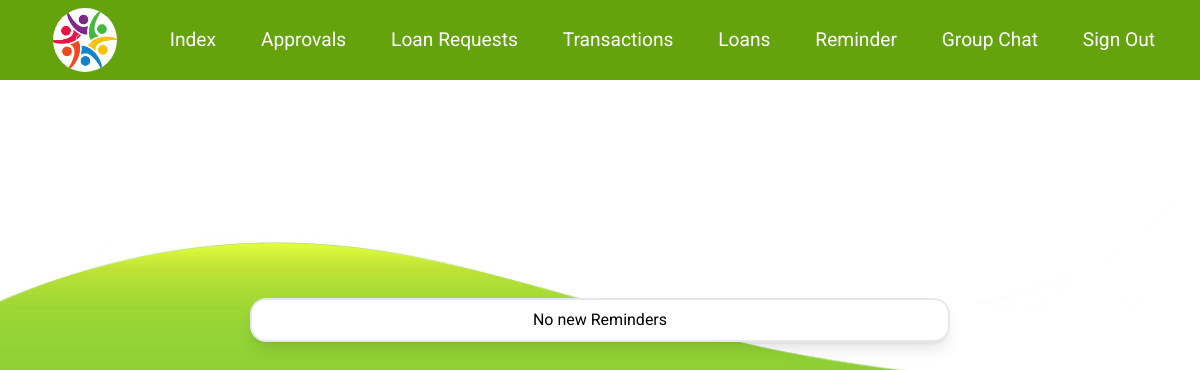
Before: /reminder/ (signed in) with the older database file.
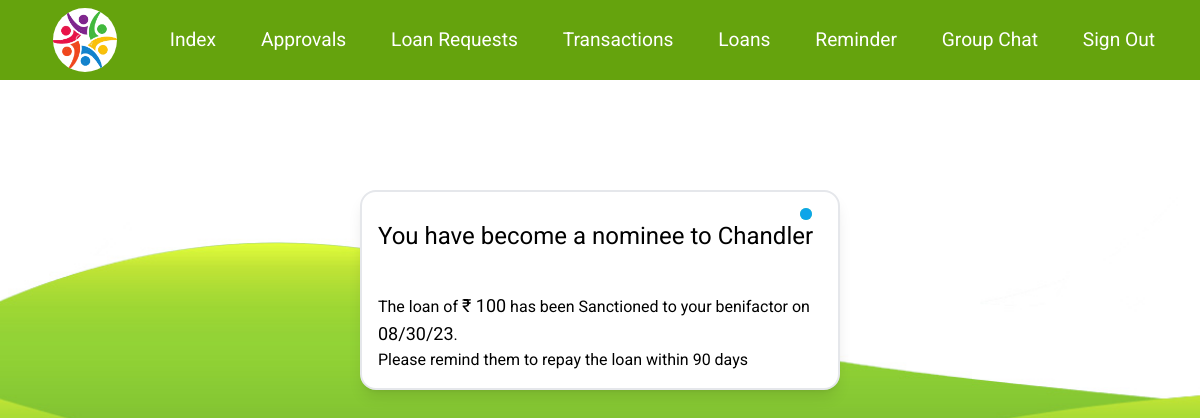
After: the same page with the newer database file.
### dbsetup.py (models this page shows, shortened)
class Loan_request(Base):
    __tablename__ = 'loan_request'
    id = Column(Integer, primary_key=True, autoincrement=True)
    purpose = Column(Text)
    status = Column(String)
    user_id = Column(Integer , ForeignKey('users.id'))
    users = relationship(Users)
    amount = Column(Integer)
    sanctioned_on = Column(DateTime)

class Users(Base):
    __tablename__ = 'users'
    id = Column(Integer, primary_key = True, autoincrement=True)
    username = Column(Text)
    password = Column(Text)
    address = Column(Text)
    phone = Column(Integer , unique=True)
    role = Column(String)
    salt = Column(LargeBinary)
    verified = Column(Boolean)

### app.py (the view)
@app.route('/reminder/')
def reminder():
    if 'user' in session:
        users=dbsession.query(Users)
        nominee_pinalty_loan = dbsession.query(Loan_request).join(Loan).filter(Loan_request.status == 'granted',Loan.nominee_id == session['id'] ).order_by(Loan_request.sanctioned_on).all()
        print(nominee_pinalty_loan)
        return render_template( 'reminder.html', users=users, nominees=nominee_pinalty_loan )
    return redirect(url_for('about'))

### templates/reminder.html (shortened to what this page needs)
{% extends "layout.html" %}
{% block content %}
<div class="min-h-[50vh] p-4 w-full flex justify-center items-center">
    <div class="">
        {% if nominees %}
        {% for nominee in nominees %}
        <div class="max-md:w-[90vw] mt-5 w-[40vw] p-4 bg-white border-2 rounded-2xl shadow-lg">
            <span class="relative top-[5%] left-[95%] flex h-3 w-3">
                <span class="relative inline-flex rounded-full h-3 w-3 bg-sky-500"></span>
            </span>
            <p class="text-2xl">You have become a nominee to
                {% for user in users %}
                {% if nominee.user_id == user.id %}
                {{ user.username.capitalize() }}
                {% endif %}
                {% endfor %}
            </p>
            <p class="mt-10">The loan of  <span class="text-lg">₹ {{nominee.amount}}</span> has been Sanctioned to your benifactor on <span class="text-lg">{{nominee.sanctioned_on.strftime('%m/%d/%y')}}</span>. </p>
            <p>Please remind them to repay the loan within 90 days</p>
        </div>
        {% endfor %}
        {% else %}
    </div>
        <div class="w-3/5 rounded-2xl p-2 border-2 shadow-lg bg-white text-center mt-20">No new Reminders </div>
        {% endif %}
</div>
{% endblock %}

Changed rows visible on the page:
added Loan_request: amount "100", sanctioned_on "08/30/23"
now on this page (row unchanged): Users: username "Chandler"
Other visible differences:
text no longer shown: "No new Reminders"
